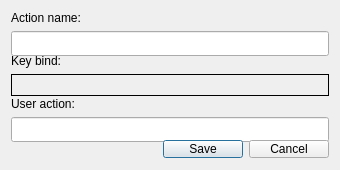
<?xml version="1.0" encoding="UTF-8"?>
<ui version="4.0">
 <class>addUserAction</class>
 <widget class="QDialog" name="addUserAction">
  <property name="geometry">
   <rect>
    <x>0</x>
    <y>0</y>
    <width>340</width>
    <height>170</height>
   </rect>
  </property>
  <property name="minimumSize">
   <size>
    <width>340</width>
    <height>170</height>
   </size>
  </property>
  <property name="maximumSize">
   <size>
    <width>340</width>
    <height>170</height>
   </size>
  </property>
  <property name="windowTitle">
   <string>Dialog</string>
  </property>
  <layout class="QVBoxLayout" name="verticalLayout">
   <item>
    <widget class="QLabel" name="label">
     <property name="text">
      <string>Action name:</string>
     </property>
    </widget>
   </item>
   <item>
    <widget class="QLineEdit" name="txtActionName">
     <property name="minimumSize">
      <size>
       <width>0</width>
       <height>25</height>
      </size>
     </property>
     <property name="maximumSize">
      <size>
       <width>16777215</width>
       <height>25</height>
      </size>
     </property>
     <property name="focusPolicy">
      <enum>Qt::StrongFocus</enum>
     </property>
    </widget>
   </item>
   <item>
    <widget class="QLabel" name="label_2">
     <property name="text">
      <string>Key bind:</string>
     </property>
    </widget>
   </item>
   <item>
    <widget class="QLabel" name="lblHotKey">
     <property name="minimumSize">
      <size>
       <width>0</width>
       <height>22</height>
      </size>
     </property>
     <property name="focusPolicy">
      <enum>Qt::WheelFocus</enum>
     </property>
     <property name="frameShape">
      <enum>QFrame::Panel</enum>
     </property>
     <property name="text">
      <string/>
     </property>
     <property name="alignment">
      <set>Qt::AlignCenter</set>
     </property>
    </widget>
   </item>
   <item>
    <widget class="QLabel" name="label_3">
     <property name="text">
      <string>User action:</string>
     </property>
    </widget>
   </item>
   <item>
    <widget class="QLineEdit" name="txtCommandAction">
     <property name="minimumSize">
      <size>
       <width>0</width>
       <height>25</height>
      </size>
     </property>
     <property name="maximumSize">
      <size>
       <width>16777215</width>
       <height>25</height>
      </size>
     </property>
     <property name="focusPolicy">
      <enum>Qt::StrongFocus</enum>
     </property>
    </widget>
   </item>
   <item>
    <layout class="QHBoxLayout" name="horizontalLayout">
     <item>
      <spacer name="horizontalSpacer">
       <property name="orientation">
        <enum>Qt::Horizontal</enum>
       </property>
       <property name="sizeHint" stdset="0">
        <size>
         <width>40</width>
         <height>20</height>
        </size>
       </property>
      </spacer>
     </item>
     <item>
      <widget class="QPushButton" name="cmdSave">
       <property name="text">
        <string>Save</string>
       </property>
      </widget>
     </item>
     <item>
      <widget class="QPushButton" name="cmdCancel">
       <property name="text">
        <string>Cancel</string>
       </property>
      </widget>
     </item>
    </layout>
   </item>
  </layout>
 </widget>
 <resources/>
 <connections/>
</ui>
